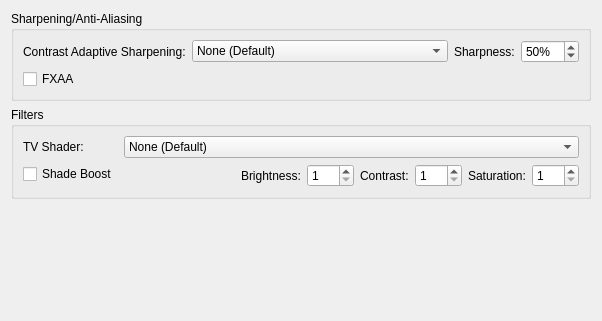
     <widget class="QWidget" name="postProcessingTab">
      <attribute name="title">
       <string>Post-Processing</string>
      </attribute>
      <layout class="QVBoxLayout" name="verticalLayout_5">
       <item>
        <widget class="QGroupBox" name="groupBox_5">
         <property name="title">
          <string>Sharpening/Anti-Aliasing</string>
         </property>
         <layout class="QFormLayout" name="formLayout_2">
          <item row="0" column="0">
           <widget class="QLabel" name="label_17">
            <property name="text">
             <string extracomment="You might find an official translation for this on AMD's website (Spanish version linked): https://www.amd.com/es/technologies/radeon-software-fidelityfx">Contrast Adaptive Sharpening:</string>
            </property>
           </widget>
          </item>
          <item row="0" column="1">
           <layout class="QHBoxLayout" name="horizontalLayout_6">
            <item>
             <widget class="QComboBox" name="casMode">
              <item>
               <property name="text">
                <string>None (Default)</string>
               </property>
              </item>
              <item>
               <property name="text">
                <string>Sharpen Only (Internal Resolution)</string>
               </property>
              </item>
              <item>
               <property name="text">
                <string>Sharpen and Resize (Display Resolution)</string>
               </property>
              </item>
             </widget>
            </item>
            <item>
             <layout class="QHBoxLayout" name="horizontalLayout_7">
              <item>
               <widget class="QLabel" name="label_43">
                <property name="text">
                 <string>Sharpness:</string>
                </property>
               </widget>
              </item>
              <item>
               <widget class="QSpinBox" name="casSharpness">
                <property name="suffix">
                 <string extracomment="Percentage sign that will appear next to a number. Add a space or whatever is needed before depending on your language.">%</string>
                </property>
                <property name="maximum">
                 <number>100</number>
                </property>
                <property name="value">
                 <number>50</number>
                </property>
               </widget>
              </item>
             </layout>
            </item>
           </layout>
          </item>
          <item row="1" column="0" colspan="2">
           <widget class="QCheckBox" name="fxaa">
            <property name="text">
             <string>FXAA</string>
            </property>
           </widget>
          </item>
         </layout>
        </widget>
       </item>
       <item>
        <widget class="QGroupBox" name="groupBox_7">
         <property name="title">
          <string>Filters</string>
         </property>
         <layout class="QFormLayout" name="formLayout_5">
          <item row="0" column="0">
           <widget class="QLabel" name="label_35">
            <property name="text">
             <string>TV Shader:</string>
            </property>
           </widget>
          </item>
          <item row="0" column="1">
           <widget class="QComboBox" name="tvShader">
            <item>
             <property name="text">
              <string>None (Default)</string>
             </property>
            </item>
            <item>
             <property name="text">
              <string>Scanline Filter</string>
             </property>
            </item>
            <item>
             <property name="text">
              <string>Diagonal Filter</string>
             </property>
            </item>
            <item>
             <property name="text">
              <string>Triangular Filter</string>
             </property>
            </item>
            <item>
             <property name="text">
              <string>Wave Filter</string>
             </property>
            </item>
            <item>
             <property name="text">
              <string extracomment="Lottes = Timothy Lottes, the creator of the shader filter. Leave as-is. CRT= Cathode Ray Tube, an old type of television technology.">Lottes CRT</string>
             </property>
            </item>
            <item>
             <property name="text">
              <string>4xRGSS downsampling (4x Rotated Grid SuperSampling)</string>
             </property>
            </item>
            <item>
             <property name="text">
              <string>NxAGSS downsampling (Nx Automatic Grid SuperSampling)</string>
             </property>
            </item>
           </widget>
          </item>
          <item row="1" column="0">
           <widget class="QCheckBox" name="shadeBoost">
            <property name="text">
             <string>Shade Boost</string>
            </property>
           </widget>
          </item>
          <item row="1" column="1">
           <layout class="QHBoxLayout" name="horizontalLayout_4">
            <item>
             <spacer name="horizontalSpacer">
              <property name="orientation">
               <enum>Qt::Horizontal</enum>
              </property>
              <property name="sizeHint" stdset="0">
               <size>
                <width>40</width>
                <height>20</height>
               </size>
              </property>
             </spacer>
            </item>
            <item>
             <widget class="QLabel" name="label_31">
              <property name="text">
               <string>Brightness:</string>
              </property>
             </widget>
            </item>
            <item>
             <widget class="QSpinBox" name="shadeBoostBrightness">
              <property name="minimum">
               <number>1</number>
              </property>
              <property name="maximum">
               <number>100</number>
              </property>
             </widget>
            </item>
            <item>
             <widget class="QLabel" name="label_32">
              <property name="text">
               <string>Contrast:</string>
              </property>
             </widget>
            </item>
            <item>
             <widget class="QSpinBox" name="shadeBoostContrast">
              <property name="minimum">
               <number>1</number>
              </property>
              <property name="maximum">
               <number>100</number>
              </property>
             </widget>
            </item>
            <item>
             <widget class="QLabel" name="label_33">
              <property name="text">
               <string>Saturation:</string>
              </property>
             </widget>
            </item>
            <item>
             <widget class="QSpinBox" name="shadeBoostSaturation">
              <property name="minimum">
               <number>1</number>
              </property>
              <property name="maximum">
               <number>100</number>
              </property>
             </widget>
            </item>
           </layout>
          </item>
         </layout>
        </widget>
       </item>
       <item>
        <spacer name="verticalSpacer_5">
         <property name="orientation">
          <enum>Qt::Vertical</enum>
         </property>
         <property name="sizeHint" stdset="0">
          <size>
           <width>20</width>
           <height>111</height>
          </size>
         </property>
        </spacer>
       </item>
      </layout>
     </widget>
